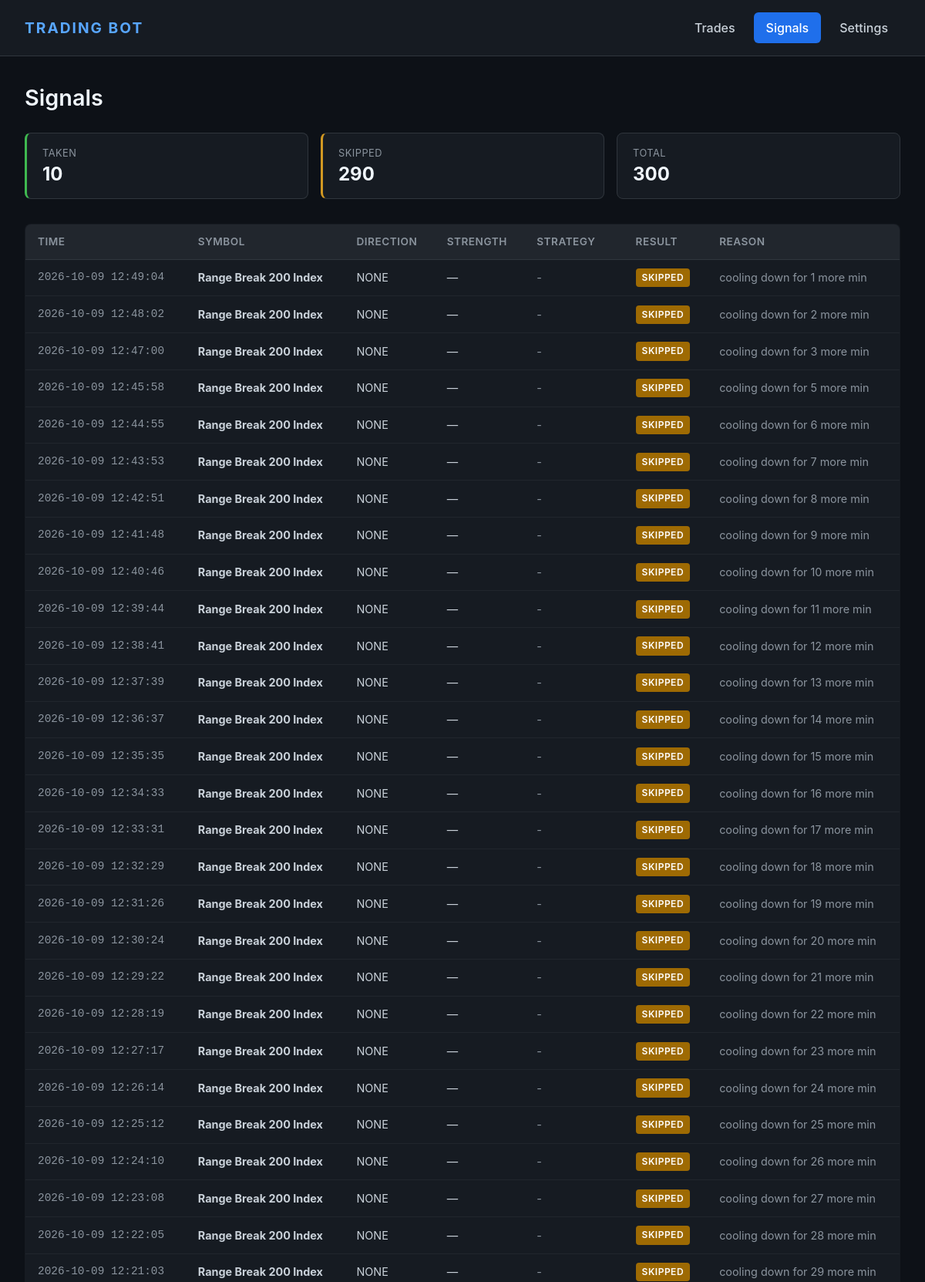
The app's page /signals (upper part) with its own data.
### tables this page shows
CREATE TABLE signals (
    id        INTEGER PRIMARY KEY AUTOINCREMENT,
    timestamp TEXT DEFAULT (datetime('now')),
    symbol    TEXT,
    direction TEXT,
    strength  REAL,
    strategy  TEXT,
    action    TEXT,   -- 'taken' or 'skipped'
    reason    TEXT
);

### web_app.py (the view)
@app.route("/signals")
def signals():
    rows = db.get_recent_signals(300)
    taken   = sum(1 for r in rows if r["action"] == "taken")
    skipped = sum(1 for r in rows if r["action"] == "skipped")
    return render_template("signals.html",
                           signals=rows,
                           taken=taken,
                           skipped=skipped)

### database.py (called while the page is built)
@contextmanager
def _conn():
    c = sqlite3.connect(str(DB_PATH))
    c.row_factory = sqlite3.Row
    try:
        yield c
        c.commit()
    finally:
        c.close()

def get_recent_signals(limit: int = 200) -> list[dict]:
    with _conn() as c:
        rows = c.execute("""SELECT * FROM signals ORDER BY id DESC LIMIT ?""",
                          (limit,)).fetchall()
    return [dict(r) for r in rows]

### templates/signals.html (shortened to what this page needs)
{% extends "base.html" %}
{% block content %}
<h1>Signals</h1>
<section class="stats">
  <div class="stat stat-win">
    <div class="stat-label">Taken</div>
    <div class="stat-value">{{ taken }}</div>
  </div>
  <div class="stat stat-neutral">
    <div class="stat-label">Skipped</div>
    <div class="stat-value">{{ skipped }}</div>
  </div>
  <div class="stat">
    <div class="stat-label">Total</div>
    <div class="stat-value">{{ taken + skipped }}</div>
  </div>
</section>
<table class="data">
  <thead>
    <tr>
      <th>Time</th>
      <th>Symbol</th>
      <th>Direction</th>
      <th>Strength</th>
      <th>Strategy</th>
      <th>Result</th>
      <th>Reason</th>
    </tr>
  </thead>
  <tbody>
    {% for s in signals %}
    <tr>
      <td class="mono small">{{ s.timestamp }}</td>
      <td><strong>{{ s.symbol }}</strong></td>
      <td class="{{ 'buy' if s.direction == 'BUY' else ('sell' if s.direction == 'SELL' else '') }}">
        {{ s.direction or "—" }}
      </td>
      <td>{% if s.strength %}{{ "%.2f" | format(s.strength) }}{% else %}—{% endif %}</td>
      <td class="small">{{ s.strategy or "—" }}</td>
      <td>
        {% if s.action == 'taken' %}
          <span class="badge badge-win">TAKEN</span>
        {% else %}
          <span class="badge badge-neutral">SKIPPED</span>
        {% endif %}
      </td>
      <td class="small">{{ s.reason or "—" }}</td>
    </tr>
    {% else %}
    <tr><td colspan="7" class="empty">No signals yet. Bot is watching.</td></tr>
    {% endfor %}
  </tbody>
</table>
{% endblock %}

### static/style.css (style rules this page uses)
* { box-sizing: border-box; margin: 0; padding: 0; }
body { font-family: -apple-system, BlinkMacSystemFont, "Segoe UI", Roboto, sans-serif; background: #0d1117; color: #c9d1d9; line-height: 1.5; min-height: 100vh; display: flex; flex-direction: column; }
h1 { font-size: 1.8rem; font-weight: 600; margin-bottom: 1.5rem; color: #f0f6fc; }
.stats { display: grid; grid-template-columns: repeat(auto-fit, minmax(140px, 1fr)); gap: 1rem; margin-bottom: 2rem; }
.stat { background: #161b22; border: 1px solid #30363d; border-radius: 8px; padding: 1rem 1.25rem; min-width: 0; overflow-wrap: break-word; }
.stat-label { font-size: 0.8rem; color: #8b949e; text-transform: uppercase; letter-spacing: 0.5px; margin-bottom: 0.25rem; }
.stat-value { font-size: 1.5rem; font-weight: 700; color: #f0f6fc; overflow-wrap: anywhere; }
.stat-value:has(+ *), .stat .stat-value { line-height: 1.2; }
.stat-win { border-left: 3px solid #3fb950; }
.stat-neutral { border-left: 3px solid #d29922; }
.data { width: 100%; border-collapse: collapse; background: #161b22; border: 1px solid #30363d; border-radius: 8px; overflow: hidden; }
.data thead { background: #21262d; }
.data th { text-align: left; padding: 0.75rem 1rem; font-weight: 600; color: #8b949e; font-size: 0.85rem; text-transform: uppercase; letter-spacing: 0.5px; border-bottom: 1px solid #30363d; }
.data td { padding: 0.7rem 1rem; border-bottom: 1px solid #21262d; font-size: 0.9rem; }
.mono { font-family: 'Consolas', 'Monaco', monospace; font-size: 0.8rem; }
.small { font-size: 0.8rem; color: #8b949e; }
.badge { display: inline-block; padding: 0.2rem 0.5rem; border-radius: 4px; font-size: 0.75rem; font-weight: 600; letter-spacing: 0.5px; background: #30363d; color: #c9d1d9; }
.badge-neutral { background: #9e6a03; color: #fff; }

### records on screen
signals: timestamp "2026-10-09 12:49:04", symbol "Range Break 200 Index", direction "NONE", strategy "-", action "SKIPPED", reason "cooling down for 1 more min"
signals: timestamp "2026-10-09 12:48:02", symbol "Range Break 200 Index", direction "NONE", strategy "-", action "SKIPPED", reason "cooling down for 2 more min"
signals: timestamp "2026-10-09 12:47:00", symbol "Range Break 200 Index", direction "NONE", strategy "-", action "SKIPPED", reason "cooling down for 3 more min"
signals: timestamp "2026-10-09 12:45:58", symbol "Range Break 200 Index", direction "NONE", strategy "-", action "SKIPPED", reason "cooling down for 5 more min"
signals: timestamp "2026-10-09 12:44:55", symbol "Range Break 200 Index", direction "NONE", strategy "-", action "SKIPPED", reason "cooling down for 6 more min"
signals: timestamp "2026-10-09 12:43:53", symbol "Range Break 200 Index", direction "NONE", strategy "-", action "SKIPPED", reason "cooling down for 7 more min"
signals: timestamp "2026-10-09 12:42:51", symbol "Range Break 200 Index", direction "NONE", strategy "-", action "SKIPPED", reason "cooling down for 8 more min"
signals: timestamp "2026-10-09 12:41:48", symbol "Range Break 200 Index", direction "NONE", strategy "-", action "SKIPPED", reason "cooling down for 9 more min"
signals: timestamp "2026-10-09 12:40:46", symbol "Range Break 200 Index", direction "NONE", strategy "-", action "SKIPPED", reason "cooling down for 10 more min"
signals: timestamp "2026-10-09 12:39:44", symbol "Range Break 200 Index", direction "NONE", strategy "-", action "SKIPPED", reason "cooling down for 11 more min"
signals: timestamp "2026-10-09 12:38:41", symbol "Range Break 200 Index", direction "NONE", strategy "-", action "SKIPPED", reason "cooling down for 12 more min"
signals: timestamp "2026-10-09 12:37:39", symbol "Range Break 200 Index", direction "NONE", strategy "-", action "SKIPPED", reason "cooling down for 13 more min"
signals: timestamp "2026-10-09 12:36:37", symbol "Range Break 200 Index", direction "NONE", strategy "-", action "SKIPPED", reason "cooling down for 14 more min"
signals: timestamp "2026-10-09 12:35:35", symbol "Range Break 200 Index", direction "NONE", strategy "-", action "SKIPPED", reason "cooling down for 15 more min"
signals: timestamp "2026-10-09 12:34:33", symbol "Range Break 200 Index", direction "NONE", strategy "-", action "SKIPPED", reason "cooling down for 16 more min"
signals: timestamp "2026-10-09 12:33:31", symbol "Range Break 200 Index", direction "NONE", strategy "-", action "SKIPPED", reason "cooling down for 17 more min"
signals: timestamp "2026-10-09 12:32:29", symbol "Range Break 200 Index", direction "NONE", strategy "-", action "SKIPPED", reason "cooling down for 18 more min"
signals: timestamp "2026-10-09 12:31:26", symbol "Range Break 200 Index", direction "NONE", strategy "-", action "SKIPPED", reason "cooling down for 19 more min"
signals: timestamp "2026-10-09 12:30:24", symbol "Range Break 200 Index", direction "NONE", strategy "-", action "SKIPPED", reason "cooling down for 20 more min"
signals: timestamp "2026-10-09 12:29:22", symbol "Range Break 200 Index", direction "NONE", strategy "-", action "SKIPPED", reason "cooling down for 21 more min"
signals: timestamp "2026-10-09 12:28:19", symbol "Range Break 200 Index", direction "NONE", strategy "-", action "SKIPPED", reason "cooling down for 22 more min"
signals: timestamp "2026-10-09 12:27:17", symbol "Range Break 200 Index", direction "NONE", strategy "-", action "SKIPPED", reason "cooling down for 23 more min"
signals: timestamp "2026-10-09 12:26:14", symbol "Range Break 200 Index", direction "NONE", strategy "-", action "SKIPPED", reason "cooling down for 24 more min"
signals: timestamp "2026-10-09 12:25:12", symbol "Range Break 200 Index", direction "NONE", strategy "-", action "SKIPPED", reason "cooling down for 25 more min"
signals: timestamp "2026-10-09 12:24:10", symbol "Range Break 200 Index", direction "NONE", strategy "-", action "SKIPPED", reason "cooling down for 26 more min"
signals: timestamp "2026-10-09 12:23:08", symbol "Range Break 200 Index", direction "NONE", strategy "-", action "SKIPPED", reason "cooling down for 27 more min"
signals: timestamp "2026-10-09 12:22:05", symbol "Range Break 200 Index", direction "NONE", strategy "-", action "SKIPPED", reason "cooling down for 28 more min"
signals: timestamp "2026-10-09 12:21:03", symbol "Range Break 200 Index", direction "NONE", strategy "-", action "SKIPPED", reason "cooling down for 29 more min"

### other values on screen
{{ taken }} "10"
{{ skipped }} "290"
{{ taken + skipped }} "300"
